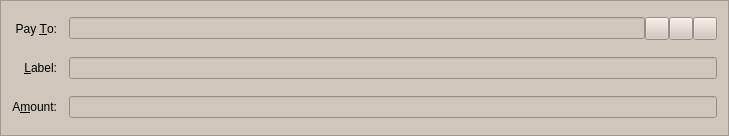
<?xml version="1.0" encoding="UTF-8"?>
<ui version="4.0">
 <class>SendCoinsEntry</class>
 <widget class="QFrame" name="SendCoinsEntry">
  <property name="geometry">
   <rect>
    <x>0</x>
    <y>0</y>
    <width>729</width>
    <height>136</height>
   </rect>
  </property>
  <property name="windowTitle">
   <string>Form</string>
  </property>
  <property name="styleSheet">
   <string notr="true">color: rgb(0, 0, 0);
background: rgb(209, 198, 188)

</string>
  </property>
  <property name="frameShape">
   <enum>QFrame::StyledPanel</enum>
  </property>
  <property name="frameShadow">
   <enum>QFrame::Sunken</enum>
  </property>
  <layout class="QGridLayout" name="gridLayout">
   <property name="spacing">
    <number>12</number>
   </property>
   <item row="5" column="0">
    <widget class="QLabel" name="label">
     <property name="text">
      <string>A&amp;mount:</string>
     </property>
     <property name="alignment">
      <set>Qt::AlignRight|Qt::AlignTrailing|Qt::AlignVCenter</set>
     </property>
     <property name="buddy">
      <cstring>payAmount</cstring>
     </property>
    </widget>
   </item>
   <item row="3" column="0">
    <widget class="QLabel" name="label_2">
     <property name="text">
      <string>Pay &amp;To:</string>
     </property>
     <property name="alignment">
      <set>Qt::AlignRight|Qt::AlignTrailing|Qt::AlignVCenter</set>
     </property>
     <property name="buddy">
      <cstring>payTo</cstring>
     </property>
    </widget>
   </item>
   <item row="5" column="1">
    <widget class="BitcoinAmountField" name="payAmount"/>
   </item>
   <item row="4" column="1">
    <layout class="QHBoxLayout" name="horizontalLayout_2">
     <property name="spacing">
      <number>0</number>
     </property>
     <item>
      <widget class="QValidatedLineEdit" name="addAsLabel">
       <property name="enabled">
        <bool>true</bool>
       </property>
       <property name="toolTip">
        <string>Enter a label for this address to add it to your address book</string>
       </property>
      </widget>
     </item>
    </layout>
   </item>
   <item row="4" column="0">
    <widget class="QLabel" name="label_4">
     <property name="text">
      <string>&amp;Label:</string>
     </property>
     <property name="alignment">
      <set>Qt::AlignRight|Qt::AlignTrailing|Qt::AlignVCenter</set>
     </property>
     <property name="buddy">
      <cstring>addAsLabel</cstring>
     </property>
    </widget>
   </item>
   <item row="3" column="1">
    <layout class="QHBoxLayout" name="payToLayout">
     <property name="spacing">
      <number>0</number>
     </property>
     <item>
      <widget class="QValidatedLineEdit" name="payTo">
       <property name="toolTip">
        <string>The address to send the payment to  (e.g. B8gZqgY4r2RoEdqYk3QsAqFckyf9pRHN6i)</string>
       </property>
       <property name="maxLength">
        <number>34</number>
       </property>
      </widget>
     </item>
     <item>
      <widget class="QToolButton" name="addressBookButton">
       <property name="toolTip">
        <string>Choose address from address book</string>
       </property>
       <property name="text">
        <string/>
       </property>
       <property name="icon">
        <iconset resource="../bitcoin.qrc">
         <normaloff>:/icons/address-book</normaloff>:/icons/address-book</iconset>
       </property>
       <property name="shortcut">
        <string>Alt+A</string>
       </property>
      </widget>
     </item>
     <item>
      <widget class="QToolButton" name="pasteButton">
       <property name="toolTip">
        <string>Paste address from clipboard</string>
       </property>
       <property name="text">
        <string/>
       </property>
       <property name="icon">
        <iconset resource="../bitcoin.qrc">
         <normaloff>:/icons/editpaste</normaloff>:/icons/editpaste</iconset>
       </property>
       <property name="shortcut">
        <string>Alt+P</string>
       </property>
      </widget>
     </item>
     <item>
      <widget class="QToolButton" name="deleteButton">
       <property name="toolTip">
        <string>Remove this recipient</string>
       </property>
       <property name="text">
        <string/>
       </property>
       <property name="icon">
        <iconset resource="../bitcoin.qrc">
         <normaloff>:/icons/remove</normaloff>:/icons/remove</iconset>
       </property>
      </widget>
     </item>
    </layout>
   </item>
  </layout>
 </widget>
 <customwidgets>
  <customwidget>
   <class>BitcoinAmountField</class>
   <extends>QLineEdit</extends>
   <header>bitcoinamountfield.h</header>
   <container>1</container>
  </customwidget>
  <customwidget>
   <class>QValidatedLineEdit</class>
   <extends>QLineEdit</extends>
   <header>qvalidatedlineedit.h</header>
  </customwidget>
 </customwidgets>
 <resources>
  <include location="../bitcoin.qrc"/>
 </resources>
 <connections/>
</ui>
